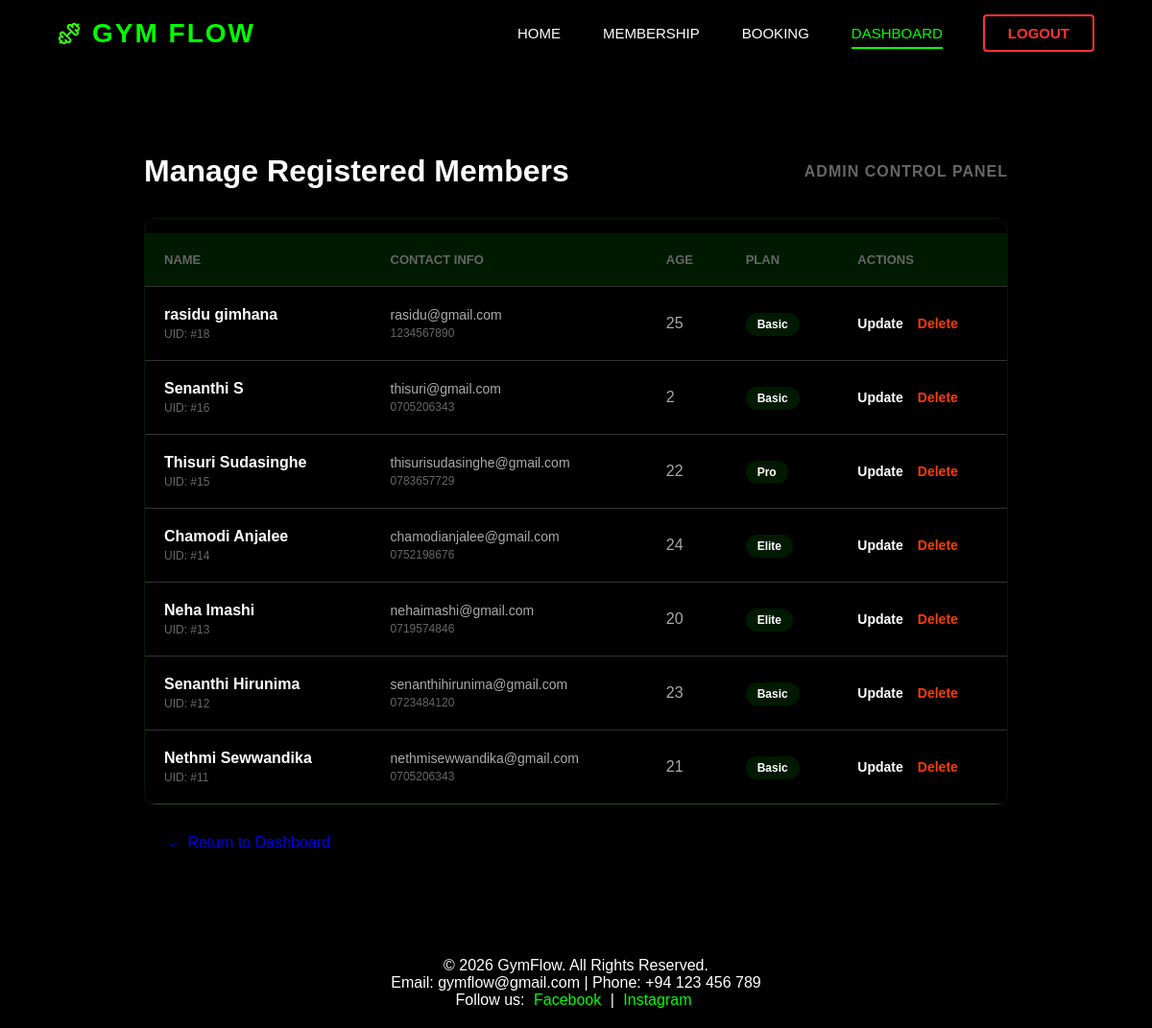
The page /members_manage.php (signed in) on the database its author committed.
### tables this page shows
CREATE TABLE `users` (
  `id` int(11) NOT NULL,
  `firstname` varchar(50) NOT NULL,
  `lastname` varchar(50) NOT NULL,
  `email` varchar(100) NOT NULL,
  `number` varchar(15) NOT NULL,
  `age` int(11) NOT NULL,
  `plan` varchar(20) NOT NULL,
  `password` varchar(255) NOT NULL,
  `role` varchar(10) DEFAULT 'member',
  `created_at` timestamp NOT NULL DEFAULT current_timestamp()
);

### members_manage.php (the view, shortened to what this page needs)
<?php
include 'includes/header.php';
include 'includes/Database.php';
$sql = "SELECT id, firstname, lastname, email, number, age, plan, role FROM users WHERE role != 'admin' ORDER BY id DESC";
$result = $conn->query($sql);
?>
<div class="container" style="padding: 120px 5% 50px;">
    <div style="display: flex; justify-content: space-between; align-items: center; margin-bottom: 30px;">
        <h1 style="color: var(--neon-green); margin: 0;">Manage Registered Members</h1>
        <p style="color: #666; font-weight: bold; text-transform: uppercase; letter-spacing: 1px;">Admin Control Panel</p>
    </div>
    <div style="overflow-x: auto; background: var(--card-bg); border-radius: 12px; border: 1px solid rgba(0,255,0,0.1); overflow: hidden;">
        <table style="width: 100%; border-collapse: collapse;">
            <thead style="background: rgba(0,255,0,0.1);">
                <tr>
                    <th style="padding: 20px; text-align: left; color: #666; font-size: 13px; text-transform: uppercase;">Name</th>
                    <th style="padding: 20px; text-align: left; color: #666; font-size: 13px; text-transform: uppercase;">Contact info</th>
                    <th style="padding: 20px; text-align: left; color: #666; font-size: 13px; text-transform: uppercase;">Age</th>
                    <th style="padding: 20px; text-align: left; color: #666; font-size: 13px; text-transform: uppercase;">Plan</th>
                    <th style="padding: 20px; text-align: left; color: #666; font-size: 13px; text-transform: uppercase;">Actions</th>
                </tr>
            </thead>
            <tbody>
                <?php if ($result->num_rows > 0): ?>
                    <?php while($row = $result->fetch_assoc()): ?>
                    <tr style="border-bottom: 1px solid rgba(255,255,255,0.05); transition: 0.3s;" onmouseover="this.style.background='rgba(0,255,0,0.02)'" onmouseout="this.style.background='transparent'">
                        <td style="padding: 20px;">
                            <div style="color: white; font-weight: 700; font-size: 16px;"><?php echo $row['firstname'] . " " . $row['lastname']; ?></div>
                            <div style="color: #666; font-size: 12px; margin-top: 4px;">UID: #<?php echo $row['id']; ?></div>
                        </td>
                        <td style="padding: 20px;">
                            <div style="color: #aaa; font-size: 14px;"><?php echo $row['email']; ?></div>
                            <div style="color: #666; font-size: 12px; margin-top: 4px;"><?php echo $row['number']; ?></div>
                        </td>
                        <td style="padding: 20px; color: #aaa;"><?php echo $row['age']; ?></td>
                        <td style="padding: 20px;">
                            <span style="background: rgba(0,255,0,0.1); color: var(--neon-green); padding: 5px 12px; border-radius: 20px; font-size: 12px; font-weight: bold;">
                                <?php echo $row['plan']; ?>
                            </span>
                        </td>
                        <td style="padding: 20px;">
                            <div style="display: flex; gap: 15px;">
                                <a href="members_update.php?id=<?php echo $row['id']; ?>" style="color: var(--neon-green); text-decoration: none; font-size: 14px; font-weight: 600;">Update</a>
                                <a href="members_delete.php?id=<?php echo $row['id']; ?>" style="color: #ff3c00; text-decoration: none; font-size: 14px; font-weight: 600;" onclick="return confirm('Are you sure you want to delete this member?')">Delete</a>
                            </div>
                        </td>
                    </tr>
                    <?php endwhile; ?>
                <?php else: ?>
                    <tr>
                        <td colspan="5" style="padding: 50px; text-align: center; color: #666;">No members registered yet.</td>
                    </tr>
                <?php endif; ?>
            </tbody>
        </table>
    </div>
    <div style="margin-top: 30px;">
        <a href="dashboard.php" class="btn-login" style="text-decoration: none; padding: 12px 25px;">← Return to Dashboard</a>
    </div>
</div>
<?php include 'includes/footer.php'; ?>

### css/admin-dashboard.css (style rules this page uses)
body { margin: 0; font-family: Arial, Helvetica, sans-serif; background-color: #000000; color: #ffffff; }
.container { width: 85%; margin: 40px auto; }
table { width: 100%; border-collapse: collapse; margin-top: 15px; }
table th, table td { padding: 12px; border-bottom: 1px solid #333; }
table th { color: #39ff14; text-align: left; }

### css/nav.css (style rules this page uses)
* { margin: 0; padding: 0; box-sizing: border-box; }
body { overflow-x: hidden; }

### rows shown on the page
users: firstname "rasidu", lastname "gimhana", id "18", email "rasidu@gmail.com", number "1234567890", age "25", plan "Basic"
users: firstname "Senanthi", lastname "S", id "16", email "thisuri@gmail.com", number "0705206343", age "2", plan "Basic"
users: firstname "Thisuri", lastname "Sudasinghe", id "15", email "thisurisudasinghe@gmail.com", number "0783657729", age "22", plan "Pro"
users: firstname "Chamodi", lastname "Anjalee", id "14", email "chamodianjalee@gmail.com", number "0752198676", age "24", plan "Elite"
users: firstname "Neha", lastname "Imashi", id "13", email "nehaimashi@gmail.com", number "0719574846", age "20", plan "Elite"
users: firstname "Senanthi", lastname "Hirunima", id "12", email "senanthihirunima@gmail.com", number "0723484120", age "23", plan "Basic"
users: firstname "Nethmi", lastname "Sewwandika", id "11", email "nethmisewwandika@gmail.com", number "0705206343", age "21", plan "Basic"
